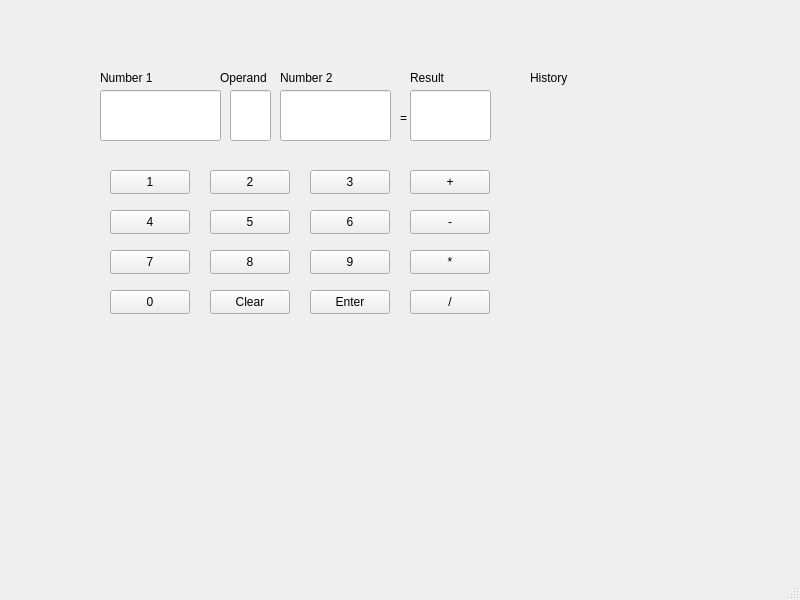
<?xml version="1.0" encoding="UTF-8"?>
<ui version="4.0">
 <class>MainWindow</class>
 <widget class="QMainWindow" name="MainWindow">
  <property name="geometry">
   <rect>
    <x>0</x>
    <y>0</y>
    <width>800</width>
    <height>600</height>
   </rect>
  </property>
  <property name="windowTitle">
   <string>MainWindow</string>
  </property>
  <widget class="QWidget" name="centralwidget">
   <widget class="QPushButton" name="num2">
    <property name="geometry">
     <rect>
      <x>210</x>
      <y>170</y>
      <width>80</width>
      <height>24</height>
     </rect>
    </property>
    <property name="text">
     <string>2</string>
    </property>
   </widget>
   <widget class="QPushButton" name="num1">
    <property name="geometry">
     <rect>
      <x>110</x>
      <y>170</y>
      <width>80</width>
      <height>24</height>
     </rect>
    </property>
    <property name="text">
     <string>1</string>
    </property>
   </widget>
   <widget class="QLineEdit" name="lineFirst">
    <property name="geometry">
     <rect>
      <x>100</x>
      <y>90</y>
      <width>121</width>
      <height>51</height>
     </rect>
    </property>
    <property name="text">
     <string/>
    </property>
   </widget>
   <widget class="QPushButton" name="num3">
    <property name="geometry">
     <rect>
      <x>310</x>
      <y>170</y>
      <width>80</width>
      <height>24</height>
     </rect>
    </property>
    <property name="text">
     <string>3</string>
    </property>
   </widget>
   <widget class="QPushButton" name="num6">
    <property name="geometry">
     <rect>
      <x>310</x>
      <y>210</y>
      <width>80</width>
      <height>24</height>
     </rect>
    </property>
    <property name="text">
     <string>6</string>
    </property>
   </widget>
   <widget class="QPushButton" name="num5">
    <property name="geometry">
     <rect>
      <x>210</x>
      <y>210</y>
      <width>80</width>
      <height>24</height>
     </rect>
    </property>
    <property name="text">
     <string>5</string>
    </property>
   </widget>
   <widget class="QPushButton" name="num4">
    <property name="geometry">
     <rect>
      <x>110</x>
      <y>210</y>
      <width>80</width>
      <height>24</height>
     </rect>
    </property>
    <property name="text">
     <string>4</string>
    </property>
   </widget>
   <widget class="QPushButton" name="num9">
    <property name="geometry">
     <rect>
      <x>310</x>
      <y>250</y>
      <width>80</width>
      <height>24</height>
     </rect>
    </property>
    <property name="text">
     <string>9</string>
    </property>
   </widget>
   <widget class="QPushButton" name="num8">
    <property name="geometry">
     <rect>
      <x>210</x>
      <y>250</y>
      <width>80</width>
      <height>24</height>
     </rect>
    </property>
    <property name="text">
     <string>8</string>
    </property>
   </widget>
   <widget class="QPushButton" name="num7">
    <property name="geometry">
     <rect>
      <x>110</x>
      <y>250</y>
      <width>80</width>
      <height>24</height>
     </rect>
    </property>
    <property name="text">
     <string>7</string>
    </property>
   </widget>
   <widget class="QPushButton" name="btnEnter">
    <property name="geometry">
     <rect>
      <x>310</x>
      <y>290</y>
      <width>80</width>
      <height>24</height>
     </rect>
    </property>
    <property name="text">
     <string>Enter</string>
    </property>
   </widget>
   <widget class="QPushButton" name="btnClear">
    <property name="geometry">
     <rect>
      <x>210</x>
      <y>290</y>
      <width>80</width>
      <height>24</height>
     </rect>
    </property>
    <property name="text">
     <string>Clear</string>
    </property>
   </widget>
   <widget class="QPushButton" name="num0">
    <property name="geometry">
     <rect>
      <x>110</x>
      <y>290</y>
      <width>80</width>
      <height>24</height>
     </rect>
    </property>
    <property name="text">
     <string>0</string>
    </property>
   </widget>
   <widget class="QPushButton" name="btnMul">
    <property name="geometry">
     <rect>
      <x>410</x>
      <y>250</y>
      <width>80</width>
      <height>24</height>
     </rect>
    </property>
    <property name="text">
     <string>*</string>
    </property>
   </widget>
   <widget class="QPushButton" name="btnAdd">
    <property name="geometry">
     <rect>
      <x>410</x>
      <y>170</y>
      <width>80</width>
      <height>24</height>
     </rect>
    </property>
    <property name="text">
     <string>+</string>
    </property>
   </widget>
   <widget class="QPushButton" name="btnDiv">
    <property name="geometry">
     <rect>
      <x>410</x>
      <y>290</y>
      <width>80</width>
      <height>24</height>
     </rect>
    </property>
    <property name="text">
     <string>/</string>
    </property>
   </widget>
   <widget class="QPushButton" name="btnSub">
    <property name="geometry">
     <rect>
      <x>410</x>
      <y>210</y>
      <width>80</width>
      <height>24</height>
     </rect>
    </property>
    <property name="text">
     <string>-</string>
    </property>
   </widget>
   <widget class="QLineEdit" name="lineSecond">
    <property name="geometry">
     <rect>
      <x>280</x>
      <y>90</y>
      <width>111</width>
      <height>51</height>
     </rect>
    </property>
    <property name="text">
     <string/>
    </property>
   </widget>
   <widget class="QLineEdit" name="lineResult">
    <property name="geometry">
     <rect>
      <x>410</x>
      <y>90</y>
      <width>81</width>
      <height>51</height>
     </rect>
    </property>
    <property name="text">
     <string/>
    </property>
   </widget>
   <widget class="QLabel" name="label">
    <property name="geometry">
     <rect>
      <x>100</x>
      <y>70</y>
      <width>81</width>
      <height>16</height>
     </rect>
    </property>
    <property name="text">
     <string>Number 1</string>
    </property>
   </widget>
   <widget class="QLabel" name="label_2">
    <property name="geometry">
     <rect>
      <x>280</x>
      <y>70</y>
      <width>91</width>
      <height>16</height>
     </rect>
    </property>
    <property name="text">
     <string>Number 2</string>
    </property>
   </widget>
   <widget class="QLabel" name="label_3">
    <property name="geometry">
     <rect>
      <x>410</x>
      <y>70</y>
      <width>71</width>
      <height>16</height>
     </rect>
    </property>
    <property name="text">
     <string>Result</string>
    </property>
   </widget>
   <widget class="QLabel" name="label_4">
    <property name="geometry">
     <rect>
      <x>400</x>
      <y>110</y>
      <width>16</width>
      <height>16</height>
     </rect>
    </property>
    <property name="text">
     <string>=</string>
    </property>
   </widget>
   <widget class="QLineEdit" name="lineOperand">
    <property name="geometry">
     <rect>
      <x>230</x>
      <y>90</y>
      <width>41</width>
      <height>51</height>
     </rect>
    </property>
    <property name="text">
     <string/>
    </property>
   </widget>
   <widget class="QLabel" name="label_5">
    <property name="geometry">
     <rect>
      <x>220</x>
      <y>70</y>
      <width>51</width>
      <height>16</height>
     </rect>
    </property>
    <property name="text">
     <string>Operand</string>
    </property>
   </widget>
   <widget class="QWidget" name="verticalLayoutWidget">
    <property name="geometry">
     <rect>
      <x>530</x>
      <y>90</y>
      <width>160</width>
      <height>321</height>
     </rect>
    </property>
    <layout class="QVBoxLayout" name="History"/>
   </widget>
   <widget class="QLabel" name="label_6">
    <property name="geometry">
     <rect>
      <x>530</x>
      <y>70</y>
      <width>71</width>
      <height>16</height>
     </rect>
    </property>
    <property name="text">
     <string>History</string>
    </property>
   </widget>
  </widget>
  <widget class="QMenuBar" name="menubar">
   <property name="geometry">
    <rect>
     <x>0</x>
     <y>0</y>
     <width>800</width>
     <height>21</height>
    </rect>
   </property>
  </widget>
  <widget class="QStatusBar" name="statusbar"/>
 </widget>
 <resources/>
 <connections/>
</ui>
